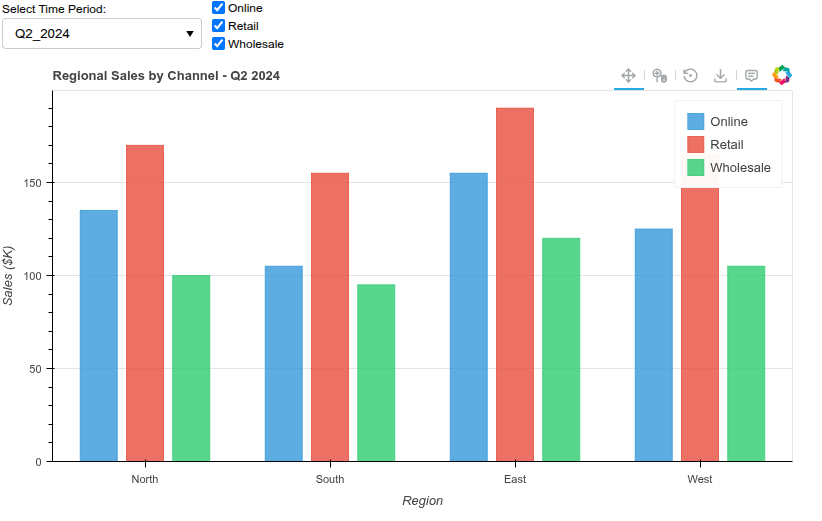

This chart was generated by the following Python code:
from bokeh.plotting import figure, output_file, save
from bokeh.models import ColumnDataSource, CustomJS, CheckboxGroup, Select
from bokeh.layouts import column, row
from bokeh.transform import dodge

# Sample business data - regional breakdown
regions = ['North', 'South', 'East', 'West']

# Different time periods
time_periods = {
    'Q1_2024': {
        'online_sales': [120, 95, 140, 110],
        'retail_sales': [180, 160, 200, 175],
        'wholesale': [90, 85, 110, 95]
    },
    'Q2_2024': {
        'online_sales': [135, 105, 155, 125],
        'retail_sales': [170, 155, 190, 165],
        'wholesale': [100, 95, 120, 105]
    },
    'Q3_2024': {
        'online_sales': [150, 115, 170, 140],
        'retail_sales': [160, 145, 180, 155],
        'wholesale': [110, 105, 130, 115]
    },
    'Q4_2024': {
        'online_sales': [180, 140, 200, 170],
        'retail_sales': [150, 135, 170, 145],
        'wholesale': [120, 115, 140, 125]
    }
}

# Initial data (Q1_2024)
initial_period = 'Q1_2024'
source = ColumnDataSource(data=dict(
    regions=regions,
    online=time_periods[initial_period]['online_sales'],
    retail=time_periods[initial_period]['retail_sales'],
    wholesale=time_periods[initial_period]['wholesale']
))

# Store all data for period switching - flatten structure
all_data_dict = {}
for period, channels in time_periods.items():
    all_data_dict[f'{period}_online'] = channels['online_sales']
    all_data_dict[f'{period}_retail'] = channels['retail_sales']
    all_data_dict[f'{period}_wholesale'] = channels['wholesale']

all_data = ColumnDataSource(data=all_data_dict)

# Create figure
p = figure(x_range=regions, height=450, width=800,
           title="Regional Sales by Channel - Q1 2024",
           toolbar_location='above',
           tools="pan,wheel_zoom,reset,save,hover")

# Colors for each channel
colors = {'online': '#3498db', 'retail': '#e74c3c', 'wholesale': '#2ecc71'}

# Create stacked bars
online_bar = p.vbar(x=dodge('regions', -0.25, range=p.x_range), top='online', 
                    width=0.2, source=source, color=colors['online'], 
                    legend_label="Online", alpha=0.8)

retail_bar = p.vbar(x=dodge('regions', 0.0, range=p.x_range), top='retail', 
                    width=0.2, source=source, color=colors['retail'], 
                    legend_label="Retail", alpha=0.8)

wholesale_bar = p.vbar(x=dodge('regions', 0.25, range=p.x_range), top='wholesale', 
                       width=0.2, source=source, color=colors['wholesale'], 
                       legend_label="Wholesale", alpha=0.8)

# Styling
p.xgrid.grid_line_color = None
p.y_range.start = 0
p.yaxis.axis_label = "Sales ($K)"
p.xaxis.axis_label = "Region"
p.legend.location = "top_right"
p.legend.click_policy = "hide"

# Period selector
period_select = Select(title="Select Time Period:", 
                       value="Q1_2024",
                       options=["Q1_2024", "Q2_2024", "Q3_2024", "Q4_2024"],
                       width=200)

# Checkbox for channels
checkbox = CheckboxGroup(labels=["Online", "Retail", "Wholesale"], 
                         active=[0, 1, 2], width=400)

# CustomJS for period selection
period_callback = CustomJS(args=dict(source=source, all_data=all_data, title=p.title), code="""
    const period = cb_obj.value;
    
    source.data['online'] = all_data.data[period + '_online'];
    source.data['retail'] = all_data.data[period + '_retail'];
    source.data['wholesale'] = all_data.data[period + '_wholesale'];
    
    // Update title
    title.text = "Regional Sales by Channel - " + period.replace('_', ' ');
    
    source.change.emit();
""")

period_select.js_on_change('value', period_callback)

# CustomJS for channel visibility
checkbox_callback = CustomJS(args=dict(
    online_bar=online_bar, 
    retail_bar=retail_bar, 
    wholesale_bar=wholesale_bar
), code="""
    const active = cb_obj.active;
    
    online_bar.visible = active.includes(0);
    retail_bar.visible = active.includes(1);
    wholesale_bar.visible = active.includes(2);
""")

checkbox.js_on_change('active', checkbox_callback)

# Layout
controls = row(period_select, checkbox)
layout = column(controls, p)

output_file("output/interactive_charts_04.html")
save(layout)
